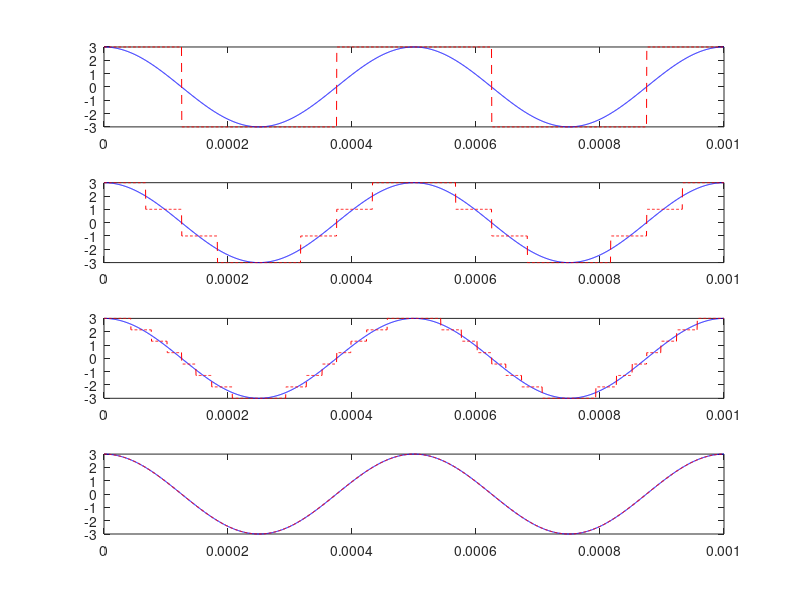
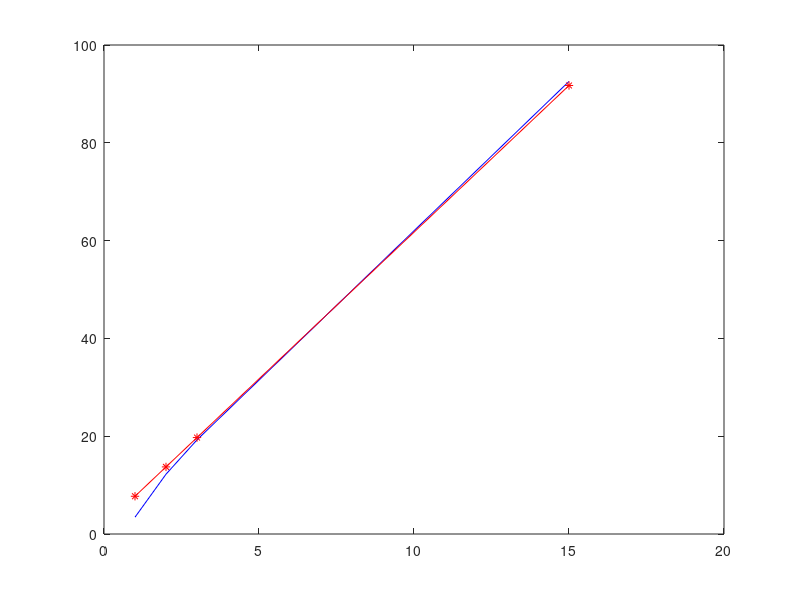

These charts were generated, in order, by the following MATLAB code:
%pulse code modulation
%line coding
%error correcting - hamming code
%digital modulation
%spread spectrum

%PCM
clc; clear all; close all;
fm = 2e3; fs = 1024*fm; am = 3;
n = [1,2,3,15];
t = 0:1/fs:2/fm;
x = am*cos(2*pi*fm*t);
x_power = x*x';
snr = zeros(1,length(n));
snr_th = zeros(1,length(n));

for i=1:length(n)
    
    delta = 2*am/(2^n(i) - 1);
    partition = -am+delta/2:delta:am-delta/2;
    codebook = -am:delta:am;
    [index,xq] = quantiz(x,partition,codebook);
    subplot(length(n),1,i);
    plot(t,x,'b',t,xq,'r--');
    xq_error = x - xq;
    xq_error_power = xq_error*xq_error';
    snr(i) = 10*log10(x_power / xq_error_power);
    snr_th(i) = 6*n(i) + 1.72;
   

end

     
figure;
plot(n,snr,'b',n,snr_th,'r-*');